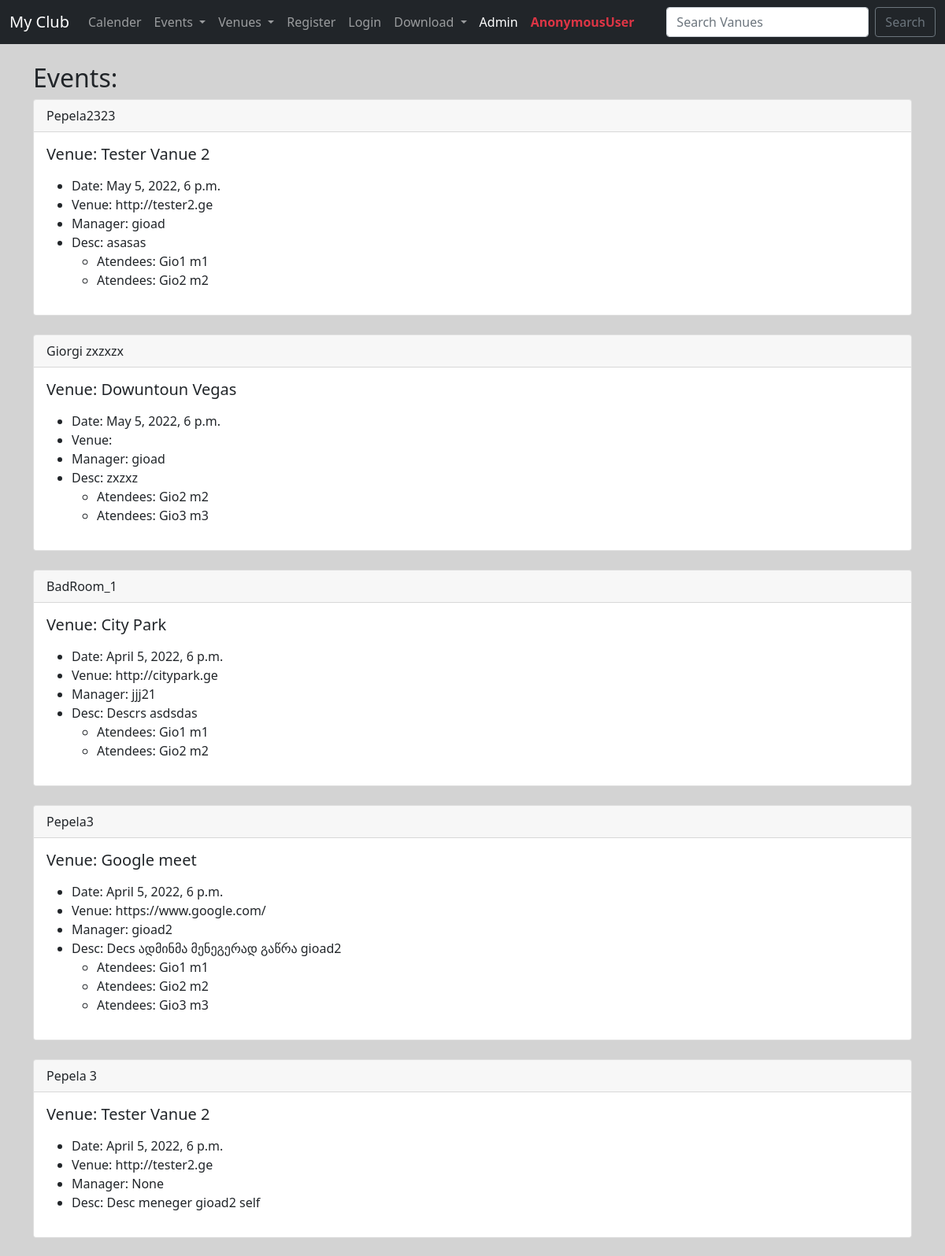
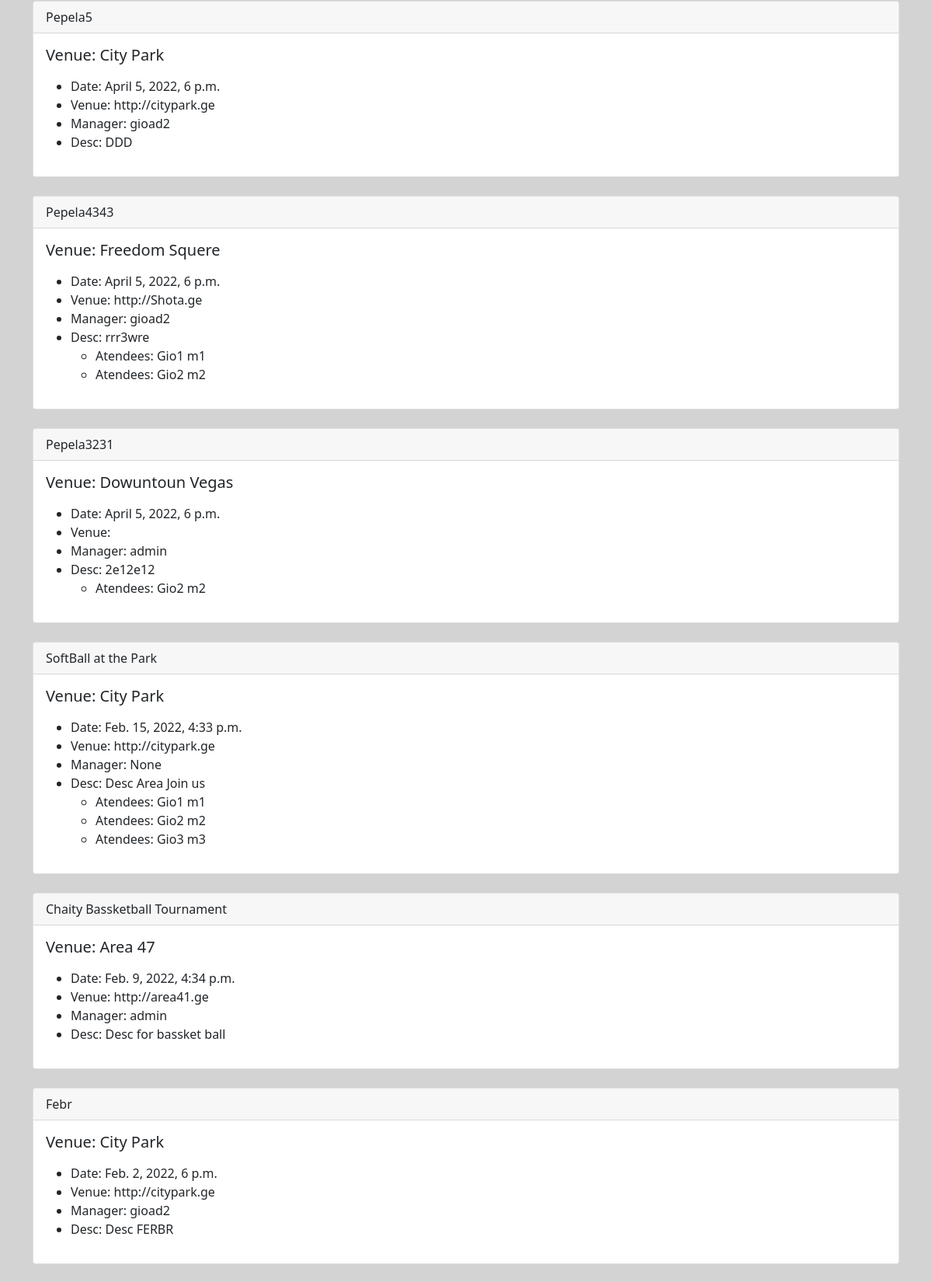
Screenshot of /events/ (upper part) with the database file from the repository (2 pictures, top to bottom).
### events/models.py (models this page shows)
class Event(models.Model):
    name =      models.CharField('Event Name', max_length=120)
    event_date = models.DateTimeField()
    venue  =    models.ForeignKey(Venue, blank=True, null=True, on_delete=models.CASCADE)
    manager =   models.ForeignKey(User, blank=True, null=True, on_delete=models.SET_NULL)
    description = models.TextField(blank=True, null=True)
    attendees = models.ManyToManyField(MyClubUser, blank=True)
    def __str__(self) -> str:
        return self.name

class Venue(models.Model):
    name =      models.CharField('Venue Name', max_length=120)
    address =   models.CharField(max_length=220)
    zip_code =  models.CharField('Zip Code', max_length=15)
    phone =     models.CharField('Contact Phone', max_length=120, blank=True)
    web =       models.URLField('Website Address', blank=True)
    email_address = models.EmailField('Email Address', blank=True)
    owner = models.IntegerField("Venue Owner", blank=False, default=1)
    venue_image = models.ImageField(null=True, blank=True, upload_to='images/')
    def __str__(self) -> str:
        return self.name

class MyClubUser(models.Model):
    first_name =    models.CharField(max_length=244)
    last_name =    models.CharField(max_length=244)
    Email =    models.EmailField('User Email')
    def __str__(self) -> str:
        return self.first_name + ' ' + self.last_name

### events/views.py (the view)
# urls.py: path('events/', views.all_events,  name='list-events'),
def all_events(request):
    event_list = Event.objects.all().order_by('-event_date')
    return render(request, 'events/event_list.html', {'event_list':event_list})

### events/templates/events/event_list.html (shortened to what this page needs)
{% extends 'events/base.html' %}
{% block content %}
<h2> Events: </h2>
{% for item in event_list %}
<div class="card">
    <div class="card-header">
        {{ item }}
    </div>
    <div class="card-body">
        <h5 class="card-title">Venue: {{ item.venue }}</h5>
        <p class="card-text">
        <ul>
            <li>Date: {{ item.event_date }}</li>
            <li>Venue: {{ item.venue.web }}</li>
            <li>Manager: {{ item.manager }}</li>
            <li>Desc: {{ item.description }}</li>
            <ul>
                {% for user in item.attendees.all %}
                <li>Atendees: {{ user }}</li>
                {% endfor %}
            </ul>
        </ul>
        </p>
    </div>
</div>
<br>
{% endfor %}
{% endblock %}

### events/templates/events/base.html (style rules this page uses)
body { background: lightgrey; }

### rows the page displays
Event: name "Pepela2323", venue "Tester Vanue 2", event_date "May 5, 2022, 6 p.m.", venue.web "http://tester2.ge", manager "gioad", description "asasas"
MyClubUser: first_name+last_name "Gio1 m1"
MyClubUser: first_name+last_name "Gio2 m2"
Event: name "Giorgi zxzxzx", venue "Dowuntoun Vegas", event_date "May 5, 2022, 6 p.m.", manager "gioad", description "zxzxz"
MyClubUser: first_name+last_name "Gio3 m3"
Event: name "BadRoom_1", venue "City Park", event_date "April 5, 2022, 6 p.m.", venue.web "http://citypark.ge", manager "jjj21", description "Descrs asdsdas"
Event: name "Pepela3", venue "Google meet", event_date "April 5, 2022, 6 p.m.", venue.web "https://www.google.com/", manager "gioad2", description "Decs ადმინმა მენეგერად გაწრა gioad2"
Event: name "Pepela 3", venue "Tester Vanue 2", event_date "April 5, 2022, 6 p.m.", venue.web "http://tester2.ge", manager "None", description "Desc meneger gioad2 self"
Event: name "Pepela5", venue "City Park", event_date "April 5, 2022, 6 p.m.", venue.web "http://citypark.ge", manager "gioad2", description "DDD"
Event: name "Pepela4343", venue "Freedom Squere", event_date "April 5, 2022, 6 p.m.", venue.web "http://Shota.ge", manager "gioad2", description "rrr3wre"
Event: name "Pepela3231", venue "Dowuntoun Vegas", event_date "April 5, 2022, 6 p.m.", manager "admin", description "2e12e12"
Event: name "SoftBall at the Park", venue "City Park", event_date "Feb. 15, 2022, 4:33 p.m.", venue.web "http://citypark.ge", manager "None", description "Desc Area Join us"
Event: name "Chaity Bassketball Tournament", venue "Area 47", event_date "Feb. 9, 2022, 4:34 p.m.", venue.web "http://area41.ge", manager "admin", description "Desc for bassket ball"
Event: name "Febr", venue "City Park", event_date "Feb. 2, 2022, 6 p.m.", venue.web "http://citypark.ge", manager "gioad2", description "Desc FERBR"

### other values shown
{{ user }} "AnonymousUser"
